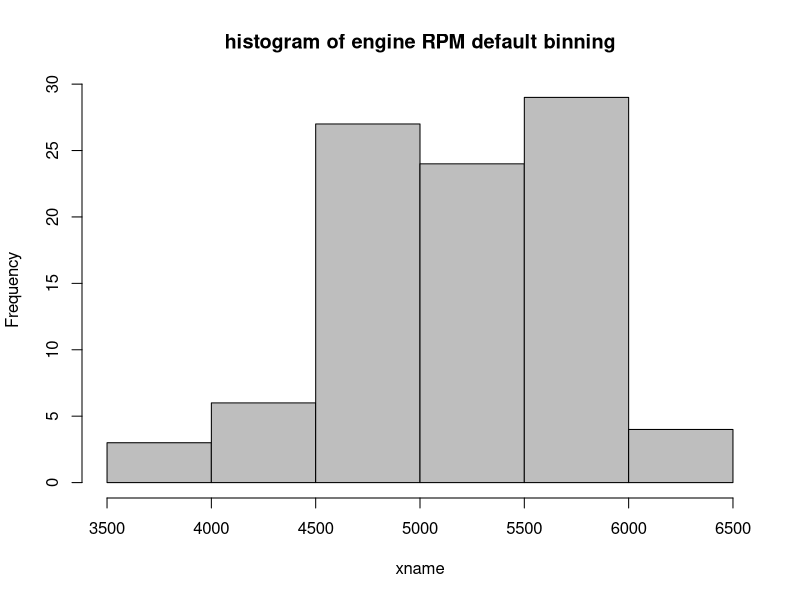

Source code (R): (Note: this script raises an error after producing the figure.)
# histogram2-binning-Cars93.R
#
# histograms continued: exploring histogram binning

library(MASS)
cr = Cars93

# ---------------------------------------------------------------
# histogram: how many examples in the dataset fall into each "bin"
#   of a fixed size. This lets us look at the distribution of one
#   variable in the dataset at a time.
#
#   - y axis shows the counts in a given "bin". R does the computation.
#   - x axis must have numeric values. Otherwise you see errors like this:
#       > hist(cr$Origin)
#       Error in hist.default(cr$Origin) : 'x' must be numeric
#     To get numeric values, compute the contingency table.
#
#   - ** figure out sensible bin counts (or use R defaults) ** 
# ---------------------------------------------------------------

# ---- histograms and RPM data ----

# RPM for the Cars93 dataset (revs per minute at maximum horsepower).
xname="engine RPM"

# default bin algorithm is used in this plot:
hist(cr$RPM, 
     xlab="xname", 
     main=paste("histogram of",xname,"default binning"),
     col="grey")

# R has named algorithms you can specify to perform binning. Here, they come up with same answer!
par(mfrow=c(1,2))
hist(rpms, xlab=xname, main=paste("histogram of",xname, "\n breaks=Scott"), breaks="Scott", col="blue")
hist(rpms, xlab=xname, main=paste("histogram of",xname, "\n breaks=FD"), breaks="FD", col="green")
par(mfrow=c(1,1), pch=1)

# ----------- Playing with the binning: -------------

# (suggested) number of bins for the histogram. 
# The "breaks" parameter supplies a suggested number of bins for the histogram, in this case:
par(mfrow=c(2,4))
hist(rpms, xlab=xname, main=paste("histogram of",xname, ",\n breaks=1"), breaks=1, col="grey")
hist(rpms, xlab=xname, main=paste("histogram of",xname, ",\n breaks=2"), breaks=2, col="grey")
hist(rpms, xlab=xname, main=paste("histogram of",xname, ",\n breaks=5"), breaks=5, col="grey")
hist(rpms, xlab=xname, main=paste("histogram of",xname, ",\n breaks=10"), breaks=10, col="grey")
hist(rpms, xlab=xname, main=paste("histogram of",xname, ",\n breaks=20"), breaks=20, col="grey")
hist(rpms, xlab=xname, main=paste("histogram of",xname, ",\n breaks=50"), breaks=50, col="grey")
hist(rpms, xlab=xname, main=paste("histogram of",xname, ",\n breaks=75"), breaks=75, col="grey")
hist(rpms, xlab=xname, main=paste("histogram of",xname, ",\n breaks=100"), breaks=100, col="grey")
par(mfrow=c(1,1), pch=1)

# how do we decide what bin count was most useful?

# --------------  experiment with bin count: define a function: ----------------

# since it's boring to repeat the same line so many times, let's make a function do the work:

# accept a bin count for the breaks parameter
# plot a histogram of the Cars93$RPM variable, using the bin count specified
rpmHist <- function(bins) {
  hist(Cars93$RPM, 
       xlab=xname, 
       main=paste("histogram of",xname, "\n breaks=",bins), 
       col="blue",
       breaks=bins)
}

# create a vector of bin sizes to try:
binvec = c(1,2,5,10,20,50,75,100)

# make 2x4 = 8 plots on one page:
par(mfrow=c(2,4))

# Now call the function...
# now apply our function to 8 possible bin sizes; plot each histogram:
lapply(binvec,rpmHist)

# set plots per page back to default:
par(mfrow=c(1,1), pch=1)

# --------- a more general bin size experiment: ----------


# Vary the bin sizes for an assortment of different columns in the Cars93 dataset.

# for purposes of locating best breaks for the cols specified below...
doHist <- function(bins, colnum) {
  hist(cr[,colnum], 
       col="grey",
       xlab=colnames(cr)[colnum], 
       main=paste("histogram of",colnames(cr)[colnum], "\n breaks=",bins), 
       breaks=bins)
}

# this function calls the doHist function for each value of binvec
tryBins <- function(colnum) {
  par(mfrow=c(2,4))
  binvec = c(8,10,12,15,18,20,25,50)
  # apply the doHist() function to the binvec vector and the column parameter:
  lapply(binvec, doHist, colnum)
  par(mfrow=c(1,1), pch=1)
}

# The indices of some columns in Cars93:
hcols = c(12,13,19,20,22,25)

# Use lapply to call tryBins() on the hcols vector of columns:
lapply(hcols,tryBins)
